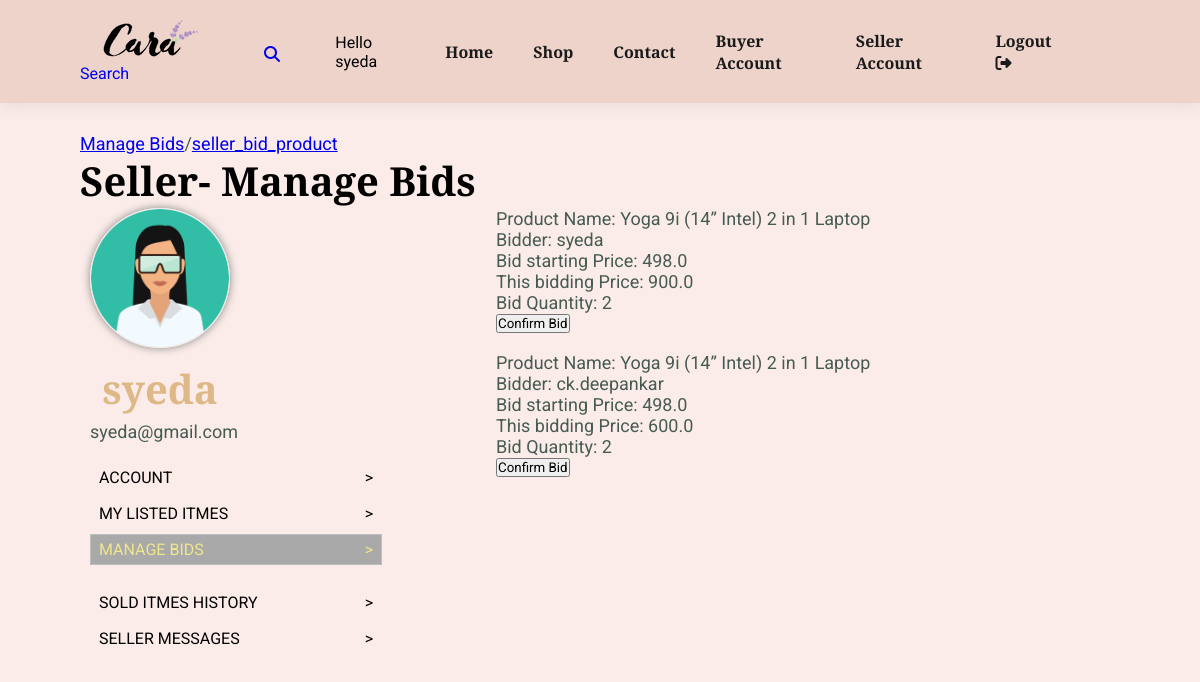
The app's page /manage-product-bid/lenovo-laptop/ (signed in) with its own data.
### users/models.py (models this page shows, shortened)
class Account(models.Model):
    user = models.OneToOneField(User, on_delete=models.CASCADE)
    approved = models.BooleanField(default=False, help_text="False=Not Approved, True=Approaved", blank=True)
    first_name = models.CharField(null=True,blank=True, max_length=150)
    last_name = models.CharField(null=True,blank=True, max_length=150)
    image = models.ImageField(default='profile_pics/default.jpg', upload_to= get_file_path)
    account_balance = models.IntegerField(null=True, blank=True, default=0)
    phone = models.CharField(null=True,blank=True, max_length=50)
    address = models.CharField(null=True,blank=True, max_length=150)
    city = models.CharField(null=True,blank=True, max_length=80)
    state = models.CharField(null=True,blank=True, max_length= 80)
    country = models.CharField(null=True,blank=True, max_length=80)
    zip_code = models.CharField(null=True,blank=True, max_length=50)
    created_at = models.DateField(auto_now_add=True)
    average_rating = models.FloatField(default=0, blank=True)
    warnings = models.IntegerField(default=0)

### store/models.py (models this page shows, shortened)
class Bid(models.Model):
    bidder = models.ForeignKey(User, on_delete=models.CASCADE)
    bidding_price = models.FloatField()
    product = models.ForeignKey(Product, on_delete=models.CASCADE)
    orderStatuses = (
        ('Pending', "Pending"),
        ('Bid_Accepted', 'Bid_Accepted'),
        ('Bid_Rejected', 'Bid_Rejected'),
    )
    bid_status = models.CharField(max_length=150, choices=orderStatuses, default='Pending')
    quantity = models.IntegerField(null=False)
    created_at = models.DateTimeField(auto_now=True)

class Product(models.Model):
    category = models.ForeignKey(Category,  on_delete=models.CASCADE)
    slug = models.CharField(max_length=150, null=False, blank=False)
    name = models.CharField(max_length=50, null=False, blank=False)
    author = models.ForeignKey(User, on_delete=models.CASCADE, null=False, blank=False)
    product_image = models.ImageField(upload_to=get_file_path_pro, null=True, blank=True)
    small_description = models.TextField(max_length=250, null=False, blank=False)
    quantity = models.IntegerField(null=False, blank=False)
    original_price = models.FloatField(null=False, blank=False)
    bid_starting_price = models.FloatField(null=False, blank=False)
    bid_current_price = models.FloatField(null=True, blank=True)
    description = models.TextField(max_length=500, null=False, blank=False)
    status = models.BooleanField(default= False, help_text="0=Show, 1=Hidden")
    bid_status = models.BooleanField(default= False, help_text="0=Show, 1=Hidden")
    trending = models.BooleanField(default= False, help_text="0=Default, 1=Hidden")
    tag = models.CharField(max_length=150, null=False, blank=False)
    meta_title = models.CharField(max_length=150, null=False, blank=False)
    meta_keywords= models.CharField(max_length=150, null=False, blank=False)
    meta_description= models.CharField(max_length=500, null=False, blank=False)
    created_at = models.DateTimeField(auto_now_add=True)
    def __str__(self) -> str:
        return self.name

### store/views.py (the view)
# urls.py: path('manage-product-bid/<str:slug>/', views.manage_product_bid, name="manage_product_bid"),
@login_required
def manage_product_bid(request, slug):
    seller_bid_product_items = Bid.objects.filter(product__slug = slug).order_by('-created_at')
    product = Product.objects.filter(slug=slug).first()
    context = {
        'seller_bid_product_items' : seller_bid_product_items,
        'product' : product
    }
    return render(request, 'store/seller/manage_product_bid.html', context)

### store/templates/store/seller/manage_product_bid.html (shortened to what this page needs)
{% extends "store/base.html" %}
{% load static %}
{% block content %}
    <div class="section-p1">
        <p><a href="{% url 'manage_bids' %}">Manage Bids</a>/<a href="{% url 'manage_product_bid' product.slug %}">seller_bid_product</a><p>
        <h2>Seller- Manage Bids</h2>
        <div class="buyer_account_page">
            <div class="buyer_profile">
                <div class="buyer_profile_detail">
                    <img src="{{ user.account.image.url }}">
                    <h2> {{ user.username }}</h2>
                    <p> {{ user.email }} </p>
                </div>
                <br>
                <ul class="buyer_account_options">
                    <li><a href="{% url 'seller_account' %}"> Account <span> > </span></a></li>
                    <li><a href="{% url 'seller_listed_items' %}"> My Listed Itmes<span> > </span></a></li>
                    <li class="profile_active"><a href="{% url 'manage_bids' %}" class=""> Manage Bids  <span> > </span></a></li>
                    <li><a href="{% url 'seller_sold_items' %}" class="">
                    <li><a href="{% url 'seller_sold_items' %}" class=""> Sold Itmes History  <span> > </span></a></li>
                    <li><a href="{% url 'seller_messages' %}" class=""> Seller Messages  <span> > </span></a></li>
                </ul>
            </div>
            <div class="buyer_account_detail">
                {% if seller_bid_product_items %}
                    {% for seller_bid_product_item in seller_bid_product_items %}
                    <div class="bid_prod_info">
                        <p>Product Name: {{ seller_bid_product_item.product }}</p>
                        <p> Bidder: {{ seller_bid_product_item.bidder }}</p>
                        <p>Bid starting Price: {{ seller_bid_product_item.product.bid_starting_price }}</p>
                        <p>This bidding Price: {{ seller_bid_product_item.bidding_price }}</p>
                        <p>Bid Quantity: {{ seller_bid_product_item.quantity }}</p>
                        <button class="bid_confirm_btn" value={{seller_bid_product_item.id}}>Confirm Bid</button>
                        <br>
                        <br>
                    </div>
                    {% endfor %}
                {% else %}
                    <p>No Available bids for this product! Or No bids has been placed for this product.</p>
                {% endif %}
            </div>
    </div>
{% endblock content%}

### store/templates/store/base.html (shortened to what this page needs)
{% load static %}
<!DOCTYPE html>
<html>
    <head>
        <link rel="stylesheet" href="https://cdnjs.cloudflare.com/ajax/libs/font-awesome/6.1.1/css/all.css"/>
        <link href='https://css.gg/shopping-bag.css' rel='stylesheet'>
        <link rel="stylesheet" href="https://cdnjs.cloudflare.com/ajax/libs/font-awesome/4.7.0/css/font-awesome.min.css">
        <link rel="stylesheet" href="{% static 'store/store_styles.css' %}">
        <link rel="stylesheet" href="{% static 'store/category_styles.css' %}">
        <link rel="stylesheet" href="{% static 'store/products_details_styles.css' %}">
        <link rel="stylesheet" href="{% static 'store/cart_styles.css' %}">
        <link rel="stylesheet" href="{% static 'store/account_styles.css' %}">
        <link rel="stylesheet" href="{% static 'store/checkOut_styles.css' %}">
        <link rel="stylesheet" href="{% static 'store/search_styles.css' %}">
        <link rel="stylesheet" href="{% static 'store/review_modal.css' %}">
        <link rel="stylesheet" href="{% static 'store/buyer_account_styles.css' %}">
        <link rel="stylesheet" href="{% static 'store/seller_account.css' %}">
        <link rel="stylesheet" href="{% static 'store/buyer_deposit_styles.css' %}">
        <link rel="stylesheet" href="//cdn.jsdelivr.net/npm/alertifyjs@1.13.1/build/css/alertify.min.css"/>
        <link rel="stylesheet" href="//cdn.jsdelivr.net/npm/alertifyjs@1.13.1/build/css/themes/default.min.css"/>
    </head>
    <body>
        <section id="header">
            <div>
                <a href="{% url 'store-home' %}"><img src="{% static 'store/media/logo.png' %}" class="logo"></a>
                <a href="{% url 'search' %}" style="text-decoration: none" ><i class="fas fa-search"></i> Search</a>
            </div>
            <div>
                <ul id="navbar">
                    <li> Hello {{ user.username }} </li>
                    <li><a href="{% url 'store-home' %}"  class="{% if request.resolver_match.url_name == 'store-home' %}active{% endif %}">Home</a></li>
                    <li><a href="{% url 'store-categories' %}" class="{% if request.resolver_match.url_name == 'store-categories' %}active{% endif %}">Shop</a></li>
                    <li><a href="#">Contact</a></li>
                    {% if user.is_authenticated %}
                    <li><a href=" {% url 'buyer_account' %}" class="{% if request.resolver_match.url_name == 'profile' %}active{% endif %}">Buyer Account</a></li>
                    <li><a href=" {% url 'seller_account' %}" class="{% if request.resolver_match.url_name == 'profile' %}active{% endif %}">Seller Account</a></li>
                    <li><a href="{% url 'logout' %}">Logout <i class="fas fa-sign-out-alt"></i></a></li>
                    {% endif %}
                </ul>
            </div>
        </section>
        {% block content %}
        {% endblock content %}
    </body>
</html>

### store/static/store/store_styles.css (style rules this page uses)
* { margin: 0; padding: 0; box-sizing: border-box; font-family: 'Josefin Slab', 'Roboto', sans-serif; }
:root { --main-bg-color: #ebcfc4d2; --body-bg-color: #f5d1c866; }
body { width: 100%; background-color: var(--body-bg-color); }
h2 { font-size: 40px; line-height: 54px; color: black; }
p { font-size: 18px; color: #465b52; }
.section-p1 { padding: 30px 80px; }
#header { display: flex; align-items: center; justify-content: space-between; padding: 20px 80px; background-color: var(--main-bg-color); box-shadow: 0px 5px 15px rgba(0,0,0,0.06); z-index: 300; position: sticky; top: 0; left: 0; }
#navbar { display: flex; justify-content: center; align-items: center; }
#navbar li { list-style: none; padding: 0px 20px; position: relative; }
#navbar li a { text-decoration: none; font-size: 16px; font-weight: 600; color: #1a1a1a; transition: 0.3s ease; }

### store/static/store/cart_styles.css (style rules this page uses)
.logo { padding: 0 20px; }

### store/static/store/buyer_account_styles.css (style rules this page uses)
.buyer_account_page { display: flex; justify-content: space-between; }
.buyer_account_page .buyer_profile { width: 30%; }
.buyer_account_page .buyer_account_detail { width: 60%; }
.buyer_account_page .buyer_profile .buyer_profile_detail { width: 140px; height: 165px; margin: 0 10px; margin-bottom: 60px; text-align: center; overflow: none; }
.buyer_account_page .buyer_profile .buyer_profile_detail img { width: 100%; height: 140px; border: 1px solid #eee; border-radius: 50%; box-shadow: 0px 0px 8px #888888; object-fit: cover; }
.buyer_account_page .buyer_profile .buyer_profile_detail h2 { color: burlywood; margin-top: 10px; margin-bottom: 5px; }
.buyer_account_page .buyer_profile ul { list-style: none; padding: 10px; }
.buyer_account_page .buyer_profile ul li { margin-bottom: 5px; }
.buyer_account_page .buyer_profile ul li a { color: black; text-decoration: none; text-transform: uppercase; border: 1px solid rgba(236, 240, 241, 0.3); text-align: left; padding: 5px 8px; display: block; }
.buyer_account_page .buyer_profile ul li a span { float: right; }
.profile_active > a { color: khaki !important; background-color: darkgray; }
.profile_active { color: khaki !important; background-color: darkgray; }

### records on screen
Bid: product "Yoga 9i (14” Intel) 2 in 1 Laptop", bidder "syeda", product.bid_starting_price "498.0", bidding_price "900.0", quantity "2", {{ seller_bid_product_item.id }} 25 (drawn)
Bid: product "Yoga 9i (14” Intel) 2 in 1 Laptop", bidder "ck.deepankar", product.bid_starting_price "498.0", bidding_price "600.0", quantity "2", {{ seller_bid_product_item.id }} 24 (drawn)

### other values on screen
{{ user.username }} "syeda"
{{ user.email }} "syeda@gmail.com"
